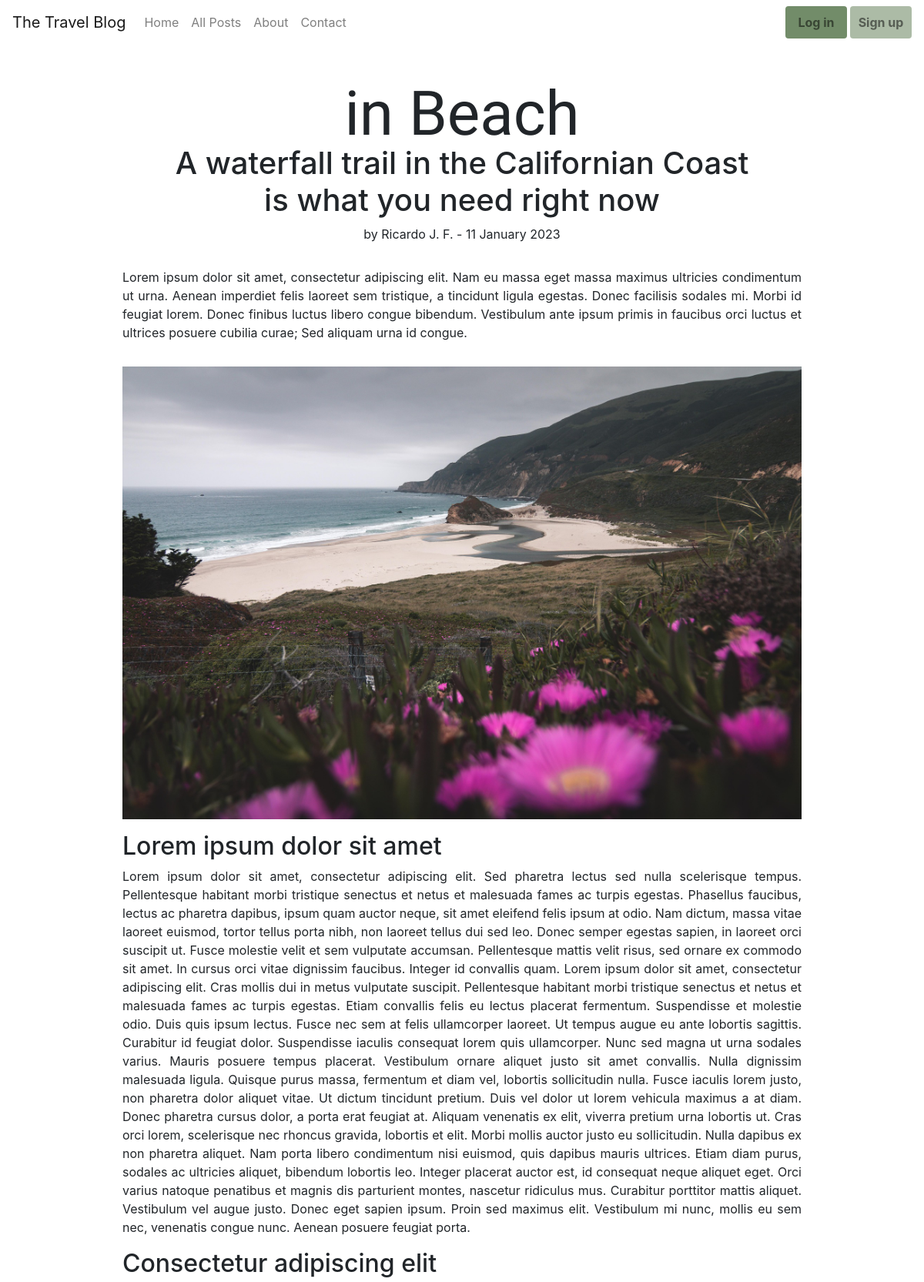
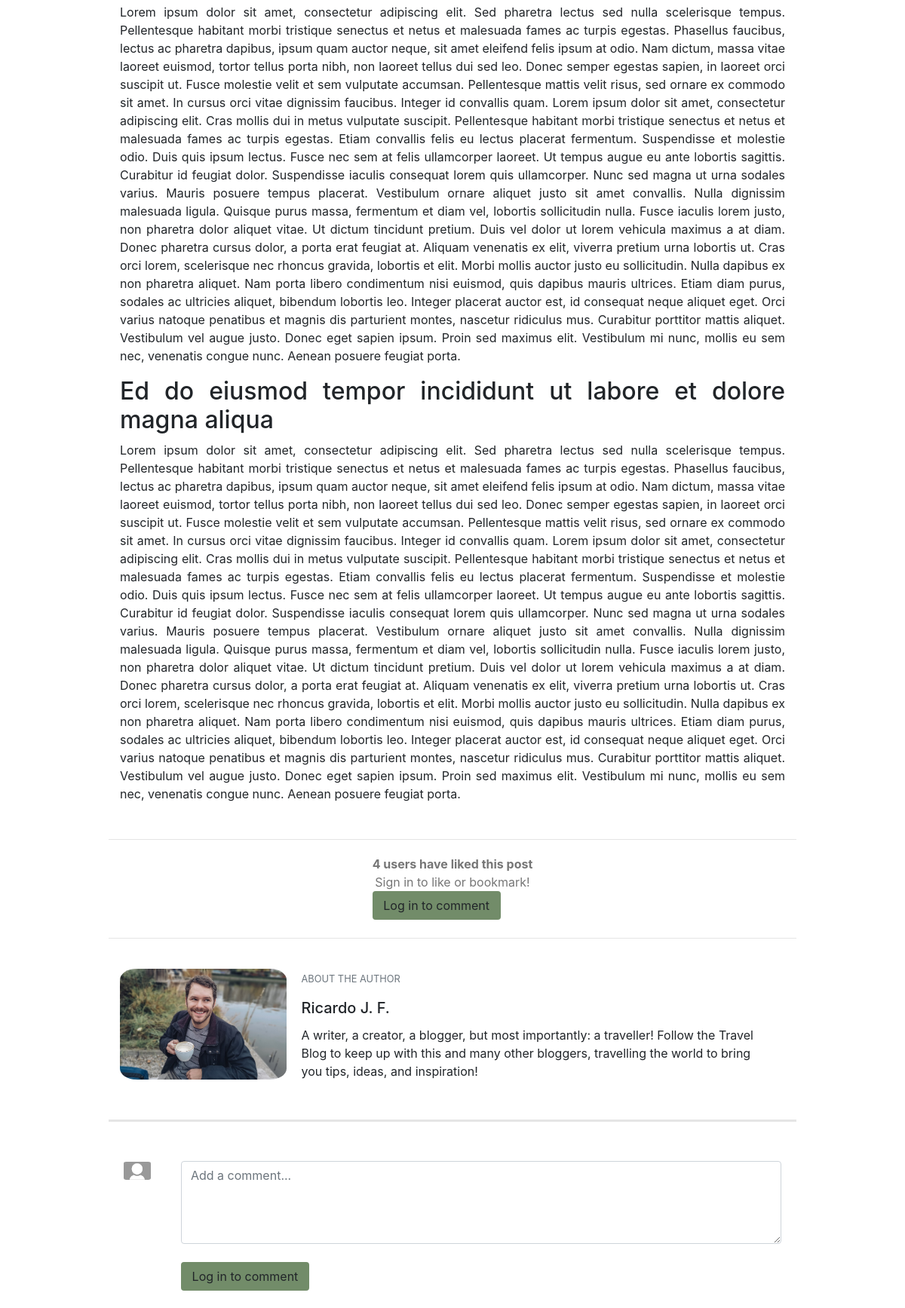
Screenshot of /post/2 (upper part) with the database file from the repository (2 pictures, top to bottom).
### app/models/themes.py (models this page shows, shortened)
class Blog_Theme(db.Model):
    __tablename__ = "blog_theme"
    id = db.Column(db.Integer, primary_key=True)
    theme = db.Column(db.String(30), nullable=False)
    picture = db.Column(db.String(700), nullable=False)
    picture_source = db.Column(db.String(700))
    posts = db.relationship('Blog_Posts', backref='theme_group')

### app/models/posts.py (models this page shows, shortened)
class Blog_Posts(db.Model):
    __tablename__ = "blog_posts"
    id = db.Column(db.Integer, primary_key=True)
    date_submitted = db.Column(db.DateTime, default=datetime.utcnow)
    date_to_post = db.Column(db.DateTime, default=datetime.utcnow)
    title = db.Column(db.String(200), nullable=False)
    intro = db.Column(db.String(200), nullable=False)
    body = db.Column(db.Text, nullable=False)
    picture_v = db.Column(db.String(200))
    picture_v_source = db.Column(db.String(500))
    picture_h = db.Column(db.String(200))
    picture_h_source = db.Column(db.String(500))
    picture_s = db.Column(db.String(200))
    picture_s_source = db.Column(db.String(500))
    picture_alt = db.Column(db.String(200))
    meta_tag = db.Column(db.String(200))
    title_tag = db.Column(db.String(200))
    admin_approved = db.Column(db.String(5), default="FALSE")
    featured = db.Column(db.String(5), default="FALSE")
    likes = db.relationship('Blog_Likes', backref='post')
    comments = db.relationship('Blog_Comments', backref='target_post')
    replies = db.relationship('Blog_Replies', backref='target_post')
    bookmarks = db.relationship('Blog_Bookmarks', backref='post')
    author_id = db.Column(db.Integer, db.ForeignKey('blog_user.id'))
    theme_id = db.Column(db.Integer, db.ForeignKey('blog_theme.id'))

### app/models/user.py (models this page shows, shortened)
class Blog_User(UserMixin, db.Model):
    __tablename__ = "blog_user"
    id = db.Column(db.Integer, primary_key=True)
    name = db.Column(db.String(200), nullable=False, unique=True)
    email = db.Column(db.String(200), nullable=False, unique=True)
    password = db.Column(db.String(200), nullable=False)
    date_created = db.Column(db.DateTime, default=datetime.utcnow)
    about = db.Column(db.String(385), default="")
    picture = db.Column(
        db.String(), default="Picture_default.jpg")
    type = db.Column(db.String(100), nullable=False, default="user")
    blocked = db.Column(db.String(5), default="FALSE")
    admin_notes = db.Column(db.Text)
    posts = db.relationship('Blog_Posts', backref='author')
    comments = db.relationship('Blog_Comments', backref='user')
    replies = db.relationship('Blog_Replies', backref='user')
    likes = db.relationship('Blog_Likes', backref='user')
    bookmarks = db.relationship('Blog_Bookmarks', backref='user')

### app/website/routes.py (the view)
@website.route("/post/<int:index>", methods=["GET", "POST"])
def blog_post(index):
    blog_post = db.session.query(Blog_Posts).filter(Blog_Posts.id == index,
                                                    Blog_Posts.admin_approved == "TRUE", Blog_Posts.date_to_post <= datetime.utcnow(),
                                                    ).order_by(Blog_Posts.date_submitted.desc()).first()
    post_likes = db.session.query(Blog_Likes).filter(
        Blog_Likes.post_id == index).all()
    user_liked = False
    user_bookmarked = False
    if current_user.is_authenticated:
        like = db.session.query(Blog_Likes).filter(
            Blog_Likes.user_id == current_user.id, Blog_Likes.post_id == index).first()
        bookmark = db.session.query(Blog_Bookmarks).filter(
            Blog_Bookmarks.user_id == current_user.id, Blog_Bookmarks.post_id == index).first()
    else:
        like = False
        bookmark = False
    if like:
        user_liked = True
    if bookmark:
        user_bookmarked = True
    comments = db.session.query(Blog_Comments).filter(
        Blog_Comments.post_id == index).order_by(Blog_Comments.date_submitted.desc()).limit(25)
    replies = db.session.query(Blog_Replies).filter(Blog_Replies.post_id == index,
                                                    ).order_by(Blog_Replies.date_submitted.asc()).limit(100)
    return render_template('website/post.html', blog_posts=blog_post, logged_in=current_user.is_authenticated, comments=comments, replies=replies, post_likes=post_likes, user_liked=user_liked, user_bookmarked=user_bookmarked)

### app/templates/website/post.html (shortened to what this page needs)
{% extends "base.html" %}
{% block content %}
    <section class="mb-3 container-fluid">
        <div class="row justify-content-center">
            <div class="col-lg-8 col-md-10">
                <p class="ALL-special-font ALL-h1 text-center" style="margin-bottom: -20px;">in {{blog_posts.theme_group.theme}}</p>
            </div>
            <div class="col-lg-8 col-md-10">
                <h1 class="text-center">{{blog_posts.title}}</h1>
            </div>
            <div class="col-lg-8 col-md-10">
                <p class="text-center">by {{blog_posts.author.name}} - {{blog_posts.date_to_post.strftime('%d %B %Y')}}</p>
            </div>
        </div>
    </section>
    <section class="mb-3 container-fluid">
        <div class="row justify-content-center">
            <div class="row no-gutters col-12 .col-md-10" style="max-width: 57rem;">
                <div class="col-12 text-justify">
                    <p>{{blog_posts.intro}}</p>
                </div>
            </div>
        </div>
    </section>
    <section class="mb-3 container-fluid">
        <div class="row justify-content-center">
                <img class="col-12" src="{{ url_for('static', filename='Pictures_Posts/'+blog_posts.picture_h) }}" alt="{{blog_posts['picture_alt']}}" style="max-width: 57rem; ">
            </div>
    </section>
    <section class="mb-3 container-fluid">
        <div class="row justify-content-center">
            <div class="row no-gutters col-12 .col-md-10" style="max-width: 57rem;">
                <div class="col-12 text-justify" >
                    {{blog_posts.body|safe}}
                </div>
            </div>
        </div>
    </section>
    <section class="mb-1 container-fluid">
        <div class="row justify-content-center">
            <div class="row no-gutters" style="width: 57rem;">
                <div class="col-12">
                    <hr>
                </div>
            </div>
        </div>
    </section>
    <section class="container-fluid">
        <div class="row justify-content-center">
            <div class="row no-gutters" style="max-width: 57rem;">
                <div class="col-12">
                    <p class="ALL-no-m-p ALL-grey text-center">
                        <b>
                            <span id="likes-count-{{ blog_posts.id }}">{{ post_likes|length }}</span>
                            users have liked this post
                        </b>
                    </p>
                    {% if logged_in: %}
                    <div class="ALL-svg-parent ALL-no-m-p">
                        <p class="ALL-no-m-p ALL-grey">Liked this post? give it the thumbs up:</p>
                        <svg
                            {% if user_liked == True %}
                            class="ALL-svg ALL-grey All-svg-clicked"
                            {% else %}
                            class="ALL-svg ALL-grey"
                            {% endif %}
                            id="thumbs-up-{{blog_posts.id}}" onclick="likeOrBookmark({{ blog_posts.id }}, 'like')"
                            xmlns="http://www.w3.org/2000/svg" viewBox="0 0 24 24" width="512" height="512">
                            <path
                                d="M22.773,7.721A4.994,4.994,0,0,0,19,6H15.011l.336-2.041A3.037,3.037,0,0,0,9.626,2.122L7.712,6H5a5.006,5.006,0,0,0-5,5v5a5.006,5.006,0,0,0,5,5H18.3a5.024,5.024,0,0,0,4.951-4.3l.705-5A5,5,0,0,0,22.773,7.721ZM2,16V11A3,3,0,0,1,5,8H7V19H5A3,3,0,0,1,2,16Zm19.971-4.581-.706,5A3.012,3.012,0,0,1,18.3,19H9V7.734a1,1,0,0,0,.23-.292l2.189-4.435A1.07,1.07,0,0,1,13.141,2.8a1.024,1.024,0,0,1,.233.84l-.528,3.2A1,1,0,0,0,13.833,8H19a3,3,0,0,1,2.971,3.419Z" />
                        </svg>
                    </div>
                    <div class="ALL-svg-parent ALL-no-m-p">
                        <p class="ALL-no-m-p ALL-grey">Bookmark it to read later:</p>
                            <svg
                                {% if user_bookmarked==True %}
                                class="ALL-svg ALL-grey All-svg-clicked"
                                {% else %}
                                class="ALL-svg ALL-grey"
                                {% endif %}
                                id="bookmark-{{blog_posts.id}}" onclick="likeOrBookmark({{ blog_posts.id }},'bookmark')"
                                xmlns="http://www.w3.org/2000/svg" viewBox="0 0 24 24" width="512" height="512">
                                <path
                                    d="M20.137,24a2.8,2.8,0,0,1-1.987-.835L12,17.051,5.85,23.169a2.8,2.8,0,0,1-3.095.609A2.8,2.8,0,0,1,1,21.154V5A5,5,0,0,1,6,0H18a5,5,0,0,1,5,5V21.154a2.8,2.8,0,0,1-1.751,2.624A2.867,2.867,0,0,1,20.137,24ZM6,2A3,3,0,0,0,3,5V21.154a.843.843,0,0,0,1.437.6h0L11.3,14.933a1,1,0,0,1,1.41,0l6.855,6.819a.843.843,0,0,0,1.437-.6V5a3,3,0,0,0-3-3Z" />
                            </svg>
                    </div>
                </div>
                    {% else: %}
                <p class="ALL-no-m-p ALL-grey text-center">Sign in to like or bookmark!</p>
                <a href="{{ url_for('account.login') }}" class="btn ALL-green-btn-dark mb-2" style="width: 170px;">Log in to comment</a>
                    {% endif %}
            </div>
        </div>
    </section>
    <section class="mb-1 container-fluid">
        <div class="row justify-content-center">
            <div class="row no-gutters" style="width: 57rem;">
                <div class="col-12">
                    <hr>
                </div>
            </div>
        </div>
    </section>
    <section class="mb-3 container-fluid">
        <div class="row justify-content-center">
            <div class="row no-gutters col-12 .col-md-10" style="max-width: 57rem; ">
                <div class="col-3 card-img ALL-picture">
                    <img src="{{ url_for('static', filename='Pictures_Users/'+blog_posts.author.picture) }}" class="card-img" style="border-radius: 10%;"
                        alt="{{ blog_posts.author.name }}">
                </div>
                <div class="col-9">
                    <div class="card-body">
                        <p class="card-text"><small class="text-muted">ABOUT THE AUTHOR</small></p>
                        <h5 class="card-title">{{ blog_posts.author.name }}</h5>
                        <p class="card-text">A writer, a creator, a blogger, but most importantly: a traveller! Follow the Travel Blog to keep up with this and many other bloggers, travelling the world to bring you tips, ideas, and
                        inspiration!</p>
                    </div>
                </div>
            </div>
        </div>
    </section>
    <section class="mb-3 container-fluid">
        <div class="row justify-content-center">
            <div class="row no-gutters" style="width: 57rem;">
                <div class="col-12">
                    <hr style="border-width: 3px;">
                </div>
            </div>
        </div>
    </section>
    <section class="mb-3 container-fluid">
        <div class="row justify-content-center">
            <div class="row no-gutters" style="max-width: 57rem;">
                <div class="col-1">
                    <div class="card-body">
                        <img
                        {% if logged_in: %}
                        src="{{ url_for('static', filename='Pictures_Users/'+current_user.picture) }}"
                        {% else: %}
                        src="{{ url_for('static', filename='Pictures_Users/Picture_default.jpg') }}"
                        {% endif %}
                        class="card-img" style="border-radius: 10% !important;"  alt="{{ current_user.name }}">
                    </div>
                </div>
                <div class="col-11">
                    <div class="card-body">
                        <form action="" method="" id="postCommentForm">
                            <textarea class="form-control text-muted" col="1" rows="4" id="comment-{{ blog_posts.id }}" name="comment" placeholder="Add a comment..." required=""
                                rows="4" maxlength ="500"></textarea>
                            <br>
                            {% if logged_in: %}
                            <input onclick="commentOrReply(event,{{ blog_posts.id }}, 'true')" class="btn ALL-green-btn-dark mb-2" id="submit-comment-{{ blog_posts.id }}" name="submit-comment-{{ blog_posts.id }}" type="submit" value="Submit">
                            {% else: %}
                            <a href="{{ url_for('account.login') }}" class="btn ALL-green-btn-dark mb-2" style="width: 170px;">Log in to
                                comment</a>
                            {% endif %}
                        </form>
                    </div>
                </div>
            </div>
        </div>
    </section>
{% endblock %}

### app/static/CSS/styles.css (style rules this page uses)
html, body { overflow-x: hidden; }
.HOME-special-font, .ALL-special-font { font-family: 'La Belle Aurore', cursive; }
.ALL-h1 { margin: 30px; font-size: 3em; }
@media screen and (min-width: 600px) { .ALL-h1 { font-size: 5em; } }
.ALL-picture { display: flex; align-items: center; justify-content: center; }
.ALL-green-btn-dark { width: 120px; background-color: #728C69; }
.ALL-no-m-p { margin: 0 !important; padding: 0 !important; }
.ALL-grey { color: #808080; filter: invert(55%) sepia(0%) saturate(0%) hue-rotate(24deg) brightness(91%) contrast(84%); }

### rows the page displays
Blog_Theme: theme_group.theme "Beach"
Blog_Posts: title "A waterfall trail in the Californian Coast is what you need right now", date_to_post "11 January 2023", intro "Lorem ipsum dolor sit amet, consectetur adipiscing elit. Nam eu massa eget massa maximus ultricies condimentum ut urna. Aenean imperdiet felis laoreet sem tristique, a tincidunt ligula egestas. Donec facilisis sodales mi. Morbi id feugiat lorem. Donec finibus luctus libero congue bibendum. Vestibulum ante ipsum primis in faucibus orci luctus et ultrices posuere cubilia curae; Sed aliquam urna id congue.", picture_h (picture), body "Lorem ipsum dolor sit amet Lorem ipsum dolor sit amet, consectetur adipiscing elit. Sed pharetra lectus sed nulla scelerisque tempus. Pellentesque habitant morbi tristique senectus et netus et malesuada fames ac turpis egestas. Phasellus faucibus, lectus ac pharetra dapibus, ipsum quam auctor neque, sit amet eleifend felis ipsum at odio. Nam dictum, massa vitae laoreet euismod, tortor tellus porta nibh, non laoreet tellus dui sed leo. Donec semper egestas sapien, in laoreet orci suscipit ut. Fusce molestie velit et sem vulputate accumsan. Pellentesque mattis velit risus, sed ornare ex commodo sit amet. In cursus orci vitae dignissim faucibus. Integer id convallis quam. Lorem ipsum dolor sit…", comment "Add a comment..."
Blog_User: author.name "Ricardo J. F.", picture (picture)

### other values shown
{{ post_likes|length }} "4"
